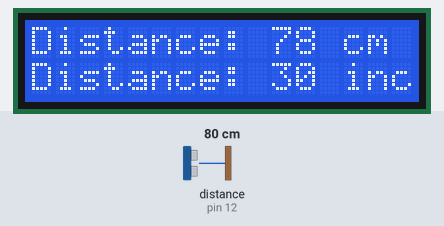
Bench run of a sketch on a simulated Arduino Uno, built with avr-gcc and run on an emulated ATmega328P. Parts: 16×2 character LCD. Wiring (inferred from the names in the program): ultrasonic range finder: trigger pin 13; echo pin 12. Inputs (shaded band) come from the test bench; at power-on: distance to the obstacle (sensor on pin 12) 80 cm. The echo pulse lasts 58.3 µs per cm; what the sketch prints to the serial monitor is not drawn.

Above: at 1.2 s.
1.3 s: distance to the obstacle (sensor on pin 12) set to 2 cm
At 2.1 s:
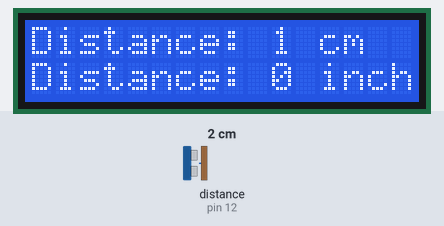
2.8 s: distance to the obstacle (sensor on pin 12) set to 18 cm
At 3.2 s:
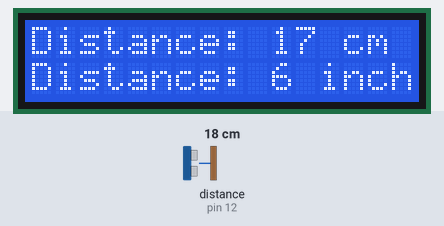
4.3 s: distance to the obstacle (sensor on pin 12) set to 4 cm
At 5.3 s:
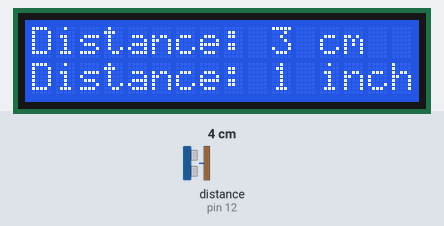
Timing chart, 0 to 7.3 s (numbered marks = the images above; inputs shaded):
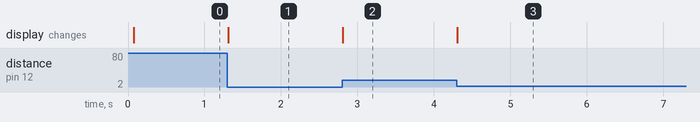

The sketch:

ultrasonic_sensing.ino
```cpp
// Ultrasonic Sensor Arduino Code with LCD Sensor
#include <LiquidCrystal.h>
LiquidCrystal lcd(6, 7, 8, 9, 10, 11); // RS, EN, D4, D5, D6, D7

#define echoPin 12 // attach pin D12 Arduino to pin Echo of HC-SR04
#define trigPin 13 //attach pin D13 Arduino to pin Trig of HC-SR04

// defines variables
long duration; // variable for the duration of sound wave travel
int distance_cm; // variable for centimeters measurement
int distance_inch; // variable for inches measurement

void setup() {
  pinMode(trigPin, OUTPUT); // Sets the trigPin as an OUTPUT
  pinMode(echoPin, INPUT); // Sets the echoPin as an INPUT
  Serial.begin(9600); // // Serial Communication is starting with 9600 of baudrate speed
  Serial.println("Ultrasonic Sensor HC-SR04 Test"); // print some text in Serial Monitor
  Serial.println("with Arduino UNO R3");
  lcd.begin(16, 2); // lcd starts with resolution 16x2
}
void loop() {
  // Clears the trigPin condition
  digitalWrite(trigPin, LOW);
  delayMicroseconds(2);
  // Sets the trigPin HIGH (ACTIVE) for 10 microseconds
  digitalWrite(trigPin, HIGH);
  delayMicroseconds(10);
  digitalWrite(trigPin, LOW);
  // Reads the echoPin, returns the sound wave travel time in microseconds
  duration = pulseIn(echoPin, HIGH);
  // Calculating the distance
  distance_cm = duration * 0.034 / 2; // Speed of sound wave divided by 2 (go and back)
  distance_inch = duration * 0.0133 / 2; // Speed of sound wave divided by 2 (go and back)
  // Displays the distance on the Serial Monitor
  lcd.setCursor(0, 0);
  lcd.print("Distance: ");
  lcd.print(distance_cm);
  lcd.println(" cm");
  lcd.setCursor(0, 1);
  lcd.print("Distance: ");
  lcd.print(distance_inch);
  lcd.println(" inch");
}
```

Measured:
- after the input at 1.3 s, the display: changes at once (image 1)
- after the input at 2.8 s, the display: changes at once (image 2)
- after the input at 4.3 s, the display: changes at once (image 3)
